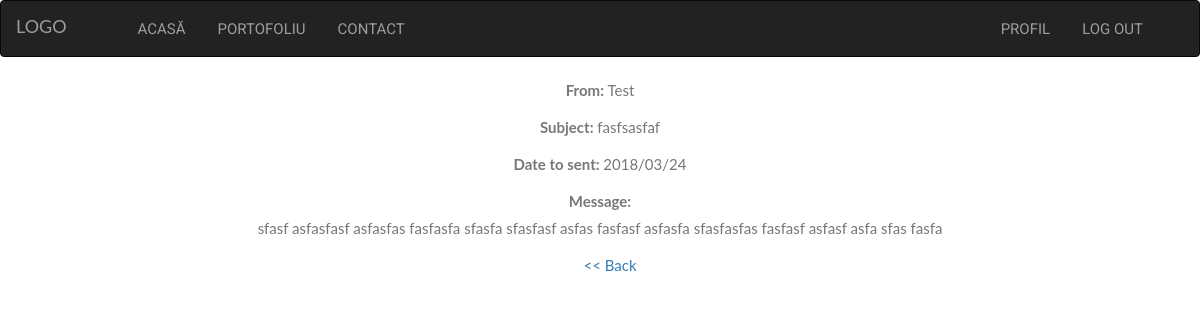
The app's page /view.php?id=8 (signed in) with its own data.
### tables this page shows
CREATE TABLE `users` (
  `ID` int(11) NOT NULL,
  `Name` varchar(30) NOT NULL,
  `Email` varchar(30) NOT NULL,
  `Password` varchar(256) NOT NULL,
  `Admin` int(2) NOT NULL,
  `Status_O` varchar(70) NOT NULL,
  `Logas` int(2) NOT NULL
);

CREATE TABLE `message` (
  `ID` int(11) NOT NULL,
  `Subject` varchar(20) NOT NULL,
  `Message` varchar(1024) NOT NULL,
  `To_M` int(11) NOT NULL,
  `From_M` int(11) NOT NULL,
  `Read_M` int(2) NOT NULL,
  `Date_M` varchar(10) NOT NULL
);

### view.php (the view, shortened to what this page needs)
<?php
	require 'include/connect.php';
?>
<!DOCTYPE html>
<html>
<head>
	<link rel="stylesheet" href="https://maxcdn.bootstrapcdn.com/bootstrap/3.3.7/css/bootstrap.min.css">
	<link rel="stylesheet" type="text/css"  media="screen and (min-width:900px)" href="assets/css/widescreen.css?v1.0">
	<link rel="stylesheet" type="text/css"  media="screen and (min-width:630px) and (max-width: 900px)" href="assets/css/landscape.css?v1.0">
	<link rel="stylesheet" type="text/css"  media="screen and (max-width:600px)" href="assets/css/smallscreen.css?v1.0">
	<link rel="stylesheet" type="text/css" href="assets/css/register_login_contact.css?v1.0">
</head>
<body>
	<div class="widescreen">
	<nav class="navbar navbar-toggleable-sd navbar-inverse">
		<a class="navbar-brand" href="index.php">LOGO</a>
		<ul class="navbar-nav">
		<li class="nav-item">
				<a class="nav-link" href="index.php">Acasă</a>
			</li>
			<?php
				if(isset($_SESSION['nume']))
			echo '
			<li class="nav-item">
				<a class="nav-link" href="portofoliu.php">Portofoliu</a>
			</li>';
			?>
			<li class="nav-item">
				<a class="nav-link" href="contact.php">Contact</a>
			</li>
		</ul>
		<ul class="navbar-nav right">
		<?php
			if(!isset($_SESSION['nume']))
				echo '
			<li class="nav-item">
				<a class="nav-link" href="login.php">Login</a>
			</li>
			<li class="nav-item">
				<a class="nav-link" href="register.php">Register</a>
			</li>';
			else
				echo '
			<li class="nav-item">
				<a class="nav-link" href="profil.php?id='.$_SESSION['id'].'">Profil</a>
			</li>
			<li class="nav-item">
				<a class="nav-link" href="include/logout.inc.php">Log Out</a>
			</li>';
			?>
		</ul>
	</nav>
</div>
<div class="container">
	<?php
		$id = $_GET['id'];
		$mesaj= "SELECT * FROM message WHERE ID='$id'";
		$result_mesaj = mysqli_query($conectare, $mesaj);
		$row_mesaj = mysqli_fetch_assoc($result_mesaj);
		if($_SESSION['id'] == $row_mesaj['To_M'])
		{
			$id = $row_mesaj['From_M'];
		$user = "SELECT * FROM users WHERE ID='$id'";
		$result_user = mysqli_query($conectare, $user);
		$row_user = mysqli_fetch_assoc($result_user);
		echo '<p><b>From:</b> '.$row_user["Name"].'</p>';
		echo '<p><b>Subject:</b> '.$row_mesaj["Subject"].'</p>';
		echo '<p><b>Date to sent: </b> '.$row_mesaj["Date_M"].'</p>';
		echo '<div class="mesaj"><p id="mesaj"><b>Message:</b><br>'.$row_mesaj["Message"].'</p></div>';
		}
		else
		{
			echo "You don't have access to view this message!";
			exit(0);
		}
	?>
	<a href="message.php" style="margin-left: 20px;"><< Back</a>
</div>
</body>
</html>

### assets/css/widescreen.css (style rules this page uses)
body, html { height: 100%; margin: 0; font: 400 15px/1.8 "Lato", sans-serif; color: #777; }
.nav-item { text-align: center; padding: 14px 16px; overflow: hidden; list-style: none; }
.nav-link { text-decoration: none; text-transform: uppercase; font-family: 'Roboto', sans-serif; }
.right { float: right; margin-right: 40px; }

### assets/css/register_login_contact.css (style rules this page uses)
.container { text-align: center; }

### assets/css/landscape.css (style rules this page uses)
body, html { height: 100%; margin: 0; font: 400 15px/1.8 "Lato", sans-serif; color: #777; }
.widescreen { display: none; }
.nav-item { text-align: center; padding: 14px 16px; overflow: hidden; list-style: none; }
.nav-link { text-decoration: none; text-transform: uppercase; }
.navbar-brand { background: none; border: none; }

### assets/css/smallscreen.css (style rules this page uses)
body, html { height: 100%; margin: 0; font: 400 15px/1.8 "Lato", sans-serif; color: #777; }
.widescreen { display: none; }
.nav-item { text-align: center; padding: 14px 16px; overflow: hidden; list-style: none; }
.nav-link { text-decoration: none; text-transform: uppercase; }
.navbar-brand { background: none; border: none; }
.mesaj { max-width: 100%; height: 400px; text-align: center; margin: 0 auto; }

### records on screen
users: Name "Test"
message: Subject "fasfsasfaf", Date_M "2018/03/24", Message "sfasf asfasfasf asfasfas fasfasfa sfasfa sfasfasf asfas fasfasf asfasfa sfasfasfas fasfasf asfasf asfa sfas fasfa"
